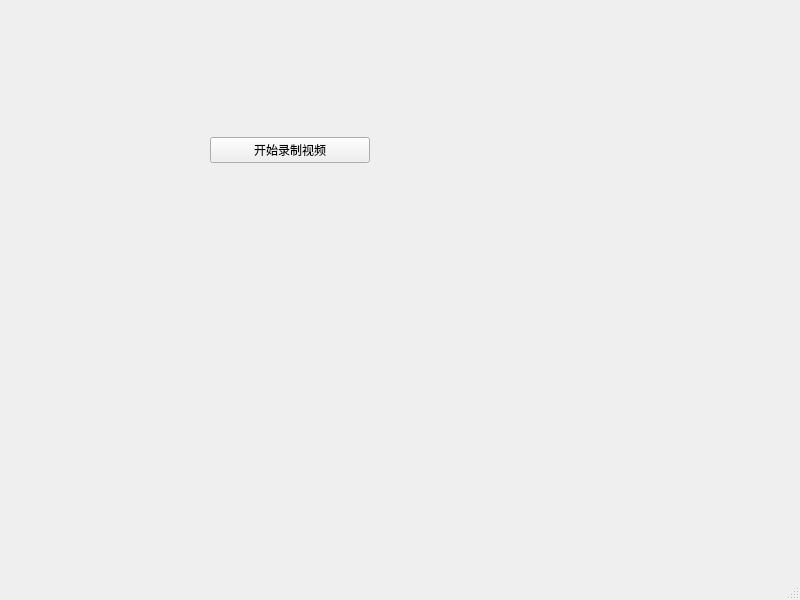
<?xml version="1.0" encoding="UTF-8"?>
<ui version="4.0">
 <class>MainWindow</class>
 <widget class="QMainWindow" name="MainWindow">
  <property name="geometry">
   <rect>
    <x>0</x>
    <y>0</y>
    <width>800</width>
    <height>600</height>
   </rect>
  </property>
  <property name="windowTitle">
   <string>MainWindow</string>
  </property>
  <widget class="QWidget" name="centralwidget">
   <widget class="QWidget" name="verticalLayoutWidget">
    <property name="geometry">
     <rect>
      <x>210</x>
      <y>110</y>
      <width>160</width>
      <height>80</height>
     </rect>
    </property>
    <layout class="QVBoxLayout" name="verticalLayout">
     <item>
      <widget class="QPushButton" name="recordVideoBtn">
       <property name="text">
        <string>开始录制视频</string>
       </property>
      </widget>
     </item>
    </layout>
   </widget>
  </widget>
  <widget class="QMenuBar" name="menubar">
   <property name="geometry">
    <rect>
     <x>0</x>
     <y>0</y>
     <width>800</width>
     <height>21</height>
    </rect>
   </property>
  </widget>
  <widget class="QStatusBar" name="statusbar"/>
 </widget>
 <resources/>
 <connections/>
</ui>
